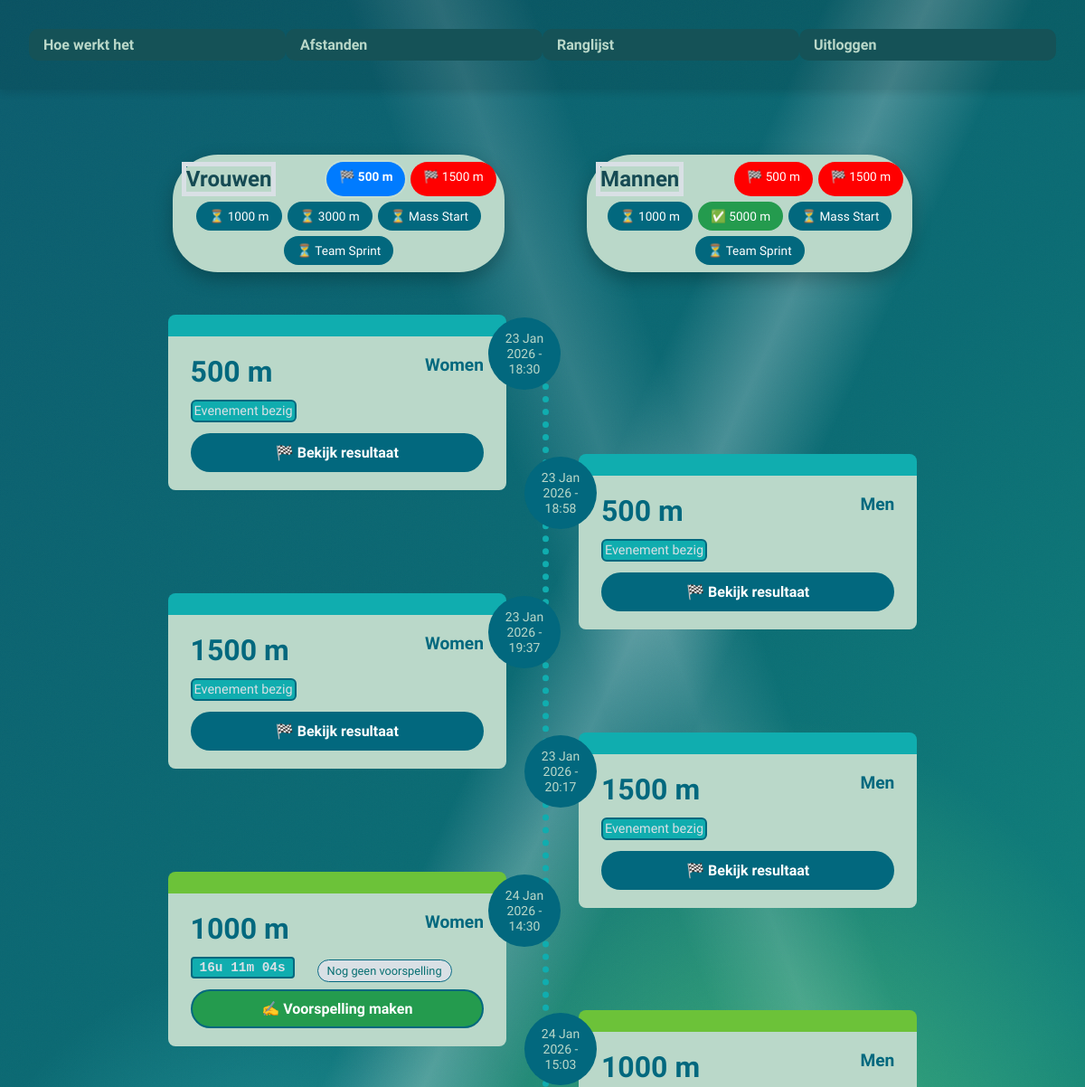
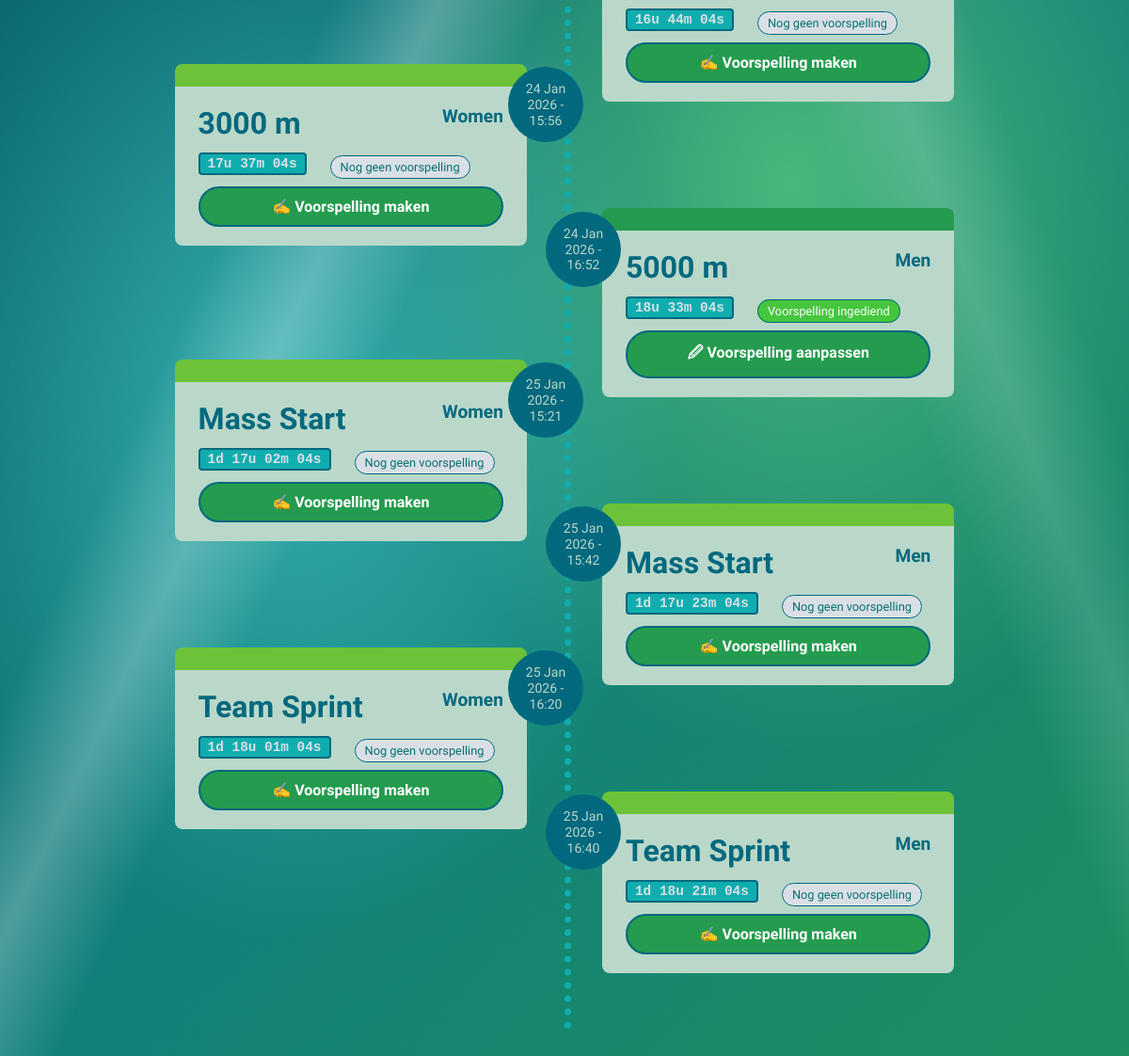
The page /events (signed in) on the database its author committed (2 pictures, top to bottom).
### app/models.py (models this page shows)
class Event(db.Model):
    id = db.Column(db.Integer, primary_key=True)
    name = db.Column(db.String(128), nullable=False)
    discipline = db.Column(db.String(64))
    start_datetime = db.Column(db.DateTime, default=datetime.utcnow)
    gender = db.Column(db.String(16))
    startlist = db.relationship("EventStartlist", backref="event", lazy=True)
    results = db.relationship("EventResult", backref="event", lazy=True)
    predictions = db.relationship("Prediction", backref="event", lazy=True)
    results_final = db.Column(db.Boolean, default=False)

### app/routes/events/overview.py (the view)
@events_bp.route("/events")
@login_required
def events_overview():
    now_utc = datetime.utcnow()
    now = now_utc + timedelta(hours=-159)
    events = Event.query.order_by(Event.start_datetime).all()
    user_predictions = {p.event_id for p in Prediction.query.filter_by(user_id=current_user.id)}
    return render_template(
        "events/overview.html",
        events=events,
        user_predictions=user_predictions,
        now=now
    )

### app/models.py (called while the page is built)
@login_manager.user_loader
def load_user(user_id):
    return User.query.get(int(user_id))

### app/templates/events/overview.html (shortened to what this page needs)
{% extends "base.html" %}
{% block content %}
<link rel="stylesheet"
      href="https://cdn.jsdelivr.net/npm/flipdown@0.3.2/dist/flipdown.min.css" />
<link rel="stylesheet"
      href="{{ url_for('static', filename='css/timeline.css') }}">
<div class="event-nav-wrapper">
    <div class="event-gender-section">
        <div class="event-nav">
            <div class="gender-title">Vrouwen</div>
            {% for event in events %}
                {% set event_name, gender = event.name.rsplit(' ', 1) %}
                {% if gender == 'Women' %}
                    <a href="#event-{{ event.id }}"
                       data-target="event-{{ event.id }}"
                       class="event-link
                       {% if event.start_datetime < now %}started
                       {% elif event.id in user_predictions %}predicted
                       {% else %}open
                       {% endif %}">
                        {% if event.start_datetime < now %}
                            🏁
                        {% elif event.id in user_predictions %}
                            ✅
                        {% else %}
                            ⏳
                        {% endif %}
                        {{ event_name }}
                    </a>
                {% endif %}
            {% endfor %}
        </div>
    </div>
    <div class="event-gender-section">
        <div class="event-nav">
        <div class="gender-title">Mannen</div>
            {% for event in events %}
                {% set event_name, gender = event.name.rsplit(' ', 1) %}
                {% if gender == 'Men' %}
                    <a href="#event-{{ event.id }}"
                       data-target="event-{{ event.id }}"
                       class="event-link
                       {% if event.start_datetime < now %}started
                       {% elif event.id in user_predictions %}predicted
                       {% else %}open
                       {% endif %}">
                        {% if event.start_datetime < now %}
                            🏁
                        {% elif event.id in user_predictions %}
                            ✅
                        {% else %}
                            ⏳
                        {% endif %}
                        {{ event_name }}
                    </a>
                {% endif %}
            {% endfor %}
        </div>
    </div>
</div>
<div class="timeline">
    {% for event in events %}
    <div id="event-{{ event.id }}" class="timeline-item {% if loop.index is even %}right{% else %}left{% endif %}">
        <div class="timeline-content
            {% if event.id in user_predictions %} predicted
            {% elif event.start_datetime < now %} closed
            {% else %} open
            {% endif %}">
            {% set event_name, gender = event.name.rsplit(' ', 1) %}
            <div class="card-header">
                <span class="event-name">{{ event_name }}</span>
                <span class="event-gender">{{ gender }}</span>
            </div>
            <div class="card-status-wrapper">
            <div class="card-status">
                {% if event.start_datetime < now %}
                    {% if event.results_final %}
                        <span class="status-text">Evenement afgelopen</span>
                    {% else %}
                        <span class="status-text">Evenement bezig</span>
                    {% endif %}
                {% else %}
                    <span class="countdown-timer timer"
                          data-start="{{ event.start_datetime.timestamp()|float }}"
                          data-now="{{ now.timestamp()|float }}"></span>
                {% endif %}
            </div>
            {% if event.id in user_predictions %}
                {% if event.start_datetime > now %}
                <div class="card-prediction">
                    <span class="badge predicted">Voorspelling ingediend</span>
                </div>
                {% endif %}
            {% elif event.start_datetime >= now %}
                <div class="card-prediction">
                    <span class="badge open">Nog geen voorspelling</span>
                </div>
            {% endif %}
            </div>
            <a class="btn {% if event.start_datetime < now %}result-btn{% else %}predict-btn{% endif %}"
               href="{{ url_for('events.event_detail', event_id=event.id) }}">
                {% if event.start_datetime < now %}
                    🏁 Bekijk resultaat
                {% else %}
                {% if event.id in user_predictions %}
                    🖉️ Voorspelling aanpassen
                {% else %}
                    ✍️ Voorspelling maken
                {% endif %}
                {% endif %}
            </a>
        </div>
        <div class="timeline-date {% if loop.index is even %}right{% else %}left{% endif %}" data-timestamp="{{ event.start_datetime.timestamp() }}">
            {{ event.start_datetime.strftime('%d %b %Y - %H:%M') }}
        </div>
    </div>
    {% endfor %}
</div>
{% endblock %}

### app/templates/base.html (shortened to what this page needs)
<!DOCTYPE html>
<html lang="en">
<head>
</head>
<body>
{% if not hide_navbar %}
<nav class="navbar">
  <div class="nav-buttons">
    <a href="{{ url_for('events.methods_page') }}">Hoe werkt het</a>
    <a href="{{ url_for('events.events_overview') }}">Afstanden</a>
    <a href="{{ url_for('leaderboard.leaderboard') }}">Ranglijst</a>
    <a href="{{ url_for('auth.login_register') }}">Uitloggen</a>
  </div>
</nav>
{% endif %}
<div class="main-content">
  {% block content %}{% endblock %}
</div>
</body>
</html>

### app/templates/base.html (style rules this page uses)
:root { --color-1: #02687E; --color-2: #BAD8C9; --color-3: #6CC239; --color-4: #155257; --color-5: #249B4E; --color-6: #10ADAF; --white: #FFFFFFff; --black: #010100ff; --alabaster-grey: #D9E0E5ff; --powder-blue: #A2B7C5ff; --celadon: #B5D4B4ff; --lime-green: #46C63Eff; --dark-teal: #0F535Fff; --dark-teal-2: #154A53ff; --bright-fern: #74C521ff; --golden-sand: #C4C55Aff; --mint-leaf: #53C4A6ff; --stormy-teal: #086F72ff; --medium-jungle: #14A834ff; --moss-green: #7FBC58ff; }
* { box-sizing: border-box; margin: 0; padding: 0; font-family: "Fira Sans", Helvetica, Arial, sans-serif; }
body { background-color: #f9f9f9; min-height: 100vh; display: flex; flex-direction: column; }
.navbar { position: relative; background-image: url('https://gstatic.olympics.com/s1/t_original/f_auto/static/mc2026/header/normal/jpg/light/mc2026_header_extra-extra-large_1_energy_v2_2'); background-size: cover; background-position: center; background-repeat: no-repeat; padding: 2rem; box-shadow: 0 4px 8px rgba(0,0,0,0.1); z-index: 1; }
.navbar::before { content: ""; position: absolute; top: 0; left: 0; width: 100%; height: 100%; background-color: rgba(0, 0, 0, 0.1); z-index: 0; border-radius: 0; }
.navbar .nav-buttons a { position: relative; z-index: 1; width:25%; }
.navbar .nav-buttons { display: flex; }
.navbar .nav-buttons a { text-decoration: none; padding: 0.5rem 1rem; border-radius: 10px; font-weight: 600; transition: all 0.3s ease; color: var(--color-2); background-color: var(--color-4); }
.main-content { flex: 1; padding: 2rem; }

### app/templates/events/overview.html (style rules this page uses)
.event-nav-wrapper { position: sticky; top: 0; z-index: 1000; background: transparent; padding: 40px 0; width: 80%; display: grid; grid-template-columns: auto auto; margin:auto; }
.event-nav { position: sticky; display: flex; flex-wrap: wrap; justify-content: center; gap: 6px; padding: 8px; margin: 0 auto; width: 80%; background: var(--color-2); border-radius: 50px; box-shadow: 0 8px 20px rgba(0,0,0,0.25); }
.event-nav a { padding: 8px 14px; border-radius: 999px; font-size: 0.85rem; color: #ddd; text-decoration: none; white-space: nowrap; transition: all 0.25s ease; }
.event-nav a.active { background: var(--color-2); color: #111; font-weight: 600; box-shadow: 0 0 0 2px rgba(255,255,255,0.15); }
.event-nav a.started { background: red; color: #fff; }
.event-nav a.predicted { background: var(--color-5); color: #fff; }
.event-nav a.open { background: var(--color-1); color: #fff; }
.timeline { margin-top: 15px; }
.event-nav a.active { background: #007BFF; color: #fff; }

### rows shown on the page
Event: discipline "500 m", gender "Women", results_final "Evenement bezig", shows "🏁 Bekijk resultaat", start_datetime "23 Jan 2026 - 18:30"
Event: discipline "1500 m", gender "Women", results_final "Evenement bezig", shows "🏁 Bekijk resultaat", start_datetime "23 Jan 2026 - 19:37"
Event: discipline "1000 m", gender "Women", shows "Nog geen voorspelling", shows "✍️ Voorspelling maken", start_datetime "24 Jan 2026 - 14:30"
Event: discipline "3000 m", gender "Women", shows "Nog geen voorspelling", shows "✍️ Voorspelling maken", start_datetime "24 Jan 2026 - 15:56"
Event: discipline "Mass Start", gender "Women", shows "Nog geen voorspelling", shows "✍️ Voorspelling maken", start_datetime "25 Jan 2026 - 15:21"
Event: discipline "Team Sprint", gender "Women", shows "Nog geen voorspelling", shows "✍️ Voorspelling maken", start_datetime "25 Jan 2026 - 16:20"
Event: discipline "500 m", gender "Men", results_final "Evenement bezig", shows "🏁 Bekijk resultaat", start_datetime "23 Jan 2026 - 18:58"
Event: discipline "1500 m", gender "Men", results_final "Evenement bezig", shows "🏁 Bekijk resultaat", start_datetime "23 Jan 2026 - 20:17"
Event: discipline "1000 m", gender "Men", shows "Nog geen voorspelling", shows "✍️ Voorspelling maken", start_datetime "24 Jan 2026 - 15:03"
Event: discipline "5000 m", gender "Men", shows "Voorspelling ingediend", shows "🖉️ Voorspelling aanpassen", start_datetime "24 Jan 2026 - 16:52"
Event: discipline "Mass Start", gender "Men", shows "Nog geen voorspelling", shows "✍️ Voorspelling maken", start_datetime "25 Jan 2026 - 15:42"
Event: discipline "Team Sprint", gender "Men", shows "Nog geen voorspelling", shows "✍️ Voorspelling maken", start_datetime "25 Jan 2026 - 16:40"
